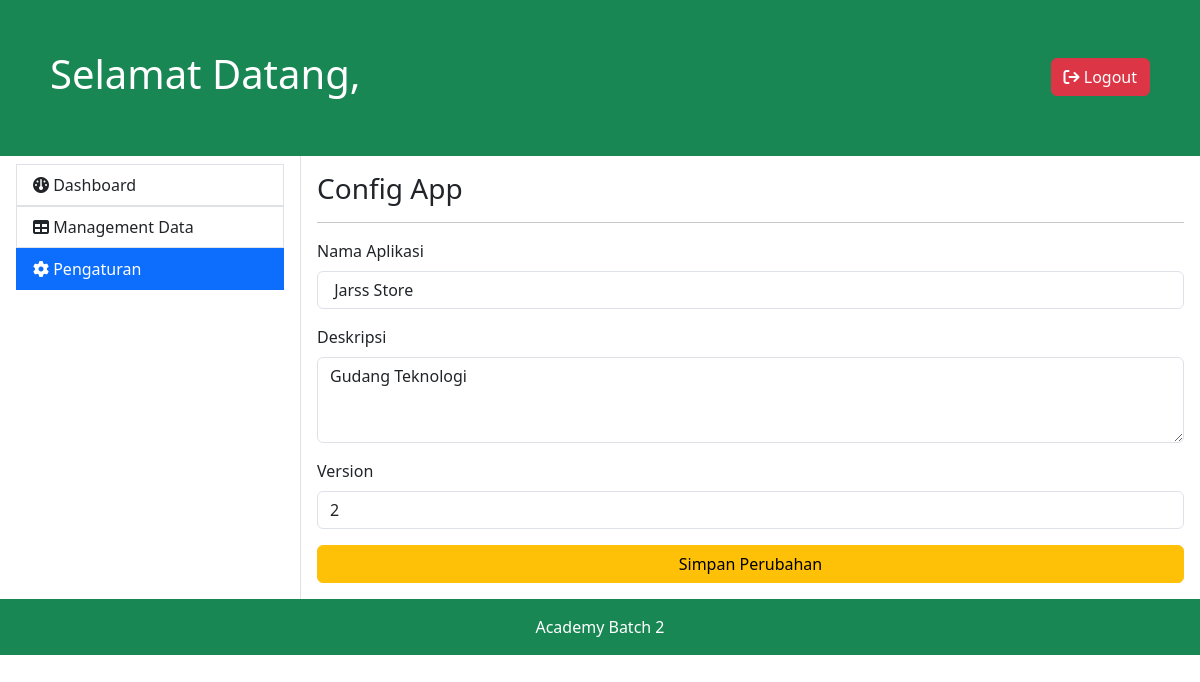
/frontend/dashboard/pages/config_app.php, run on the app's committed database.
### tables this page shows
CREATE TABLE `config_app` (
  `name` varchar(255) NOT NULL,
  `description` text NOT NULL,
  `version` char(3) NOT NULL
);

### config/helper.php (called while the page is built, shortened)
<?php
	require_once('connection.php');
  $runSql = mysqli_query($link, "SELECT * FROM config_app");
  $app = mysqli_fetch_assoc($runSql);

### frontend/dashboard/pages/config_app.php (the view, shortened to what this page needs)
<?php
include_once('../templates/header.php');
?>
<h3>Config App</h3>
<hr>
<form action="<?= BASE_URL . 'backend/update_config.php' ?>" method="POST">
    <div class="mb-3">
        <label for="inputNameApp" class="form-label">Nama Aplikasi</label>
        <input type="text" name="name" class="form-control" id="inputNameApp" value="<?= $app['name'] ?>" required>
    </div>
    <div class="mb-3">
        <label for="inputDescription" class="form-label">Deskripsi</label>
        <textarea class="form-control" name="description" id="inputDescription" rows="3"
            required><?= $app['description'] ?></textarea>
    </div>
    <div class="mb-3">
        <label for="inputVersion" class="form-label">Version</label>
        <input type="text" class="form-control" maxlength="3" name="version" id="inputVersion"
            value="<?= $app['version'] ?>" required>
    </div>
    <div class="d-grid">
        <button type="submit" class="btn btn-warning">Simpan Perubahan</button>
    </div>
</form>
<?php
include_once('../templates/footer.php');
?>

### data on the page
config_app: name "Jarss Store", description "Gudang Teknologi", version "2"
